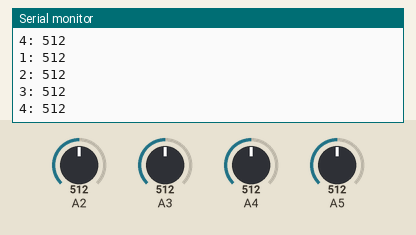
This sketch was run on a simulated Arduino Uno, built with avr-gcc and run on an emulated ATmega328P. On the bench: the last lines printed to the serial monitor. The test bench sets the inputs (shaded band); at power-on: A2 = 512, A3 = 512, A4 = 512, A5 = 512.

Above: at 1.2 s.
1.3 s: A2 set to 716
At 1.32 s:
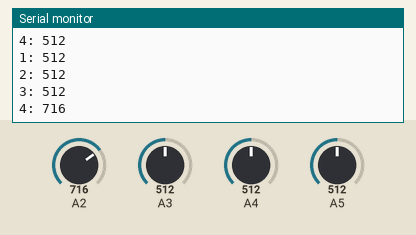
2.8 s: A3 set to 716
At 2.84 s:
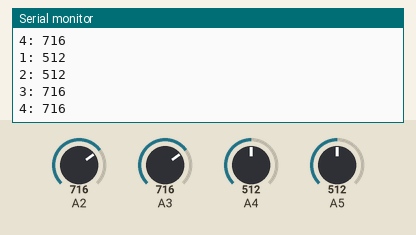
4.3 s: A4 set to 716
At 4.46 s:
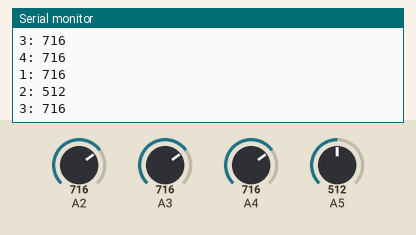
5.8 s: A5 set to 716
At 5.88 s:
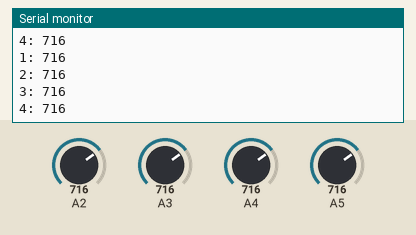
7.3 s: A2 set to 992
At 7.4 s:
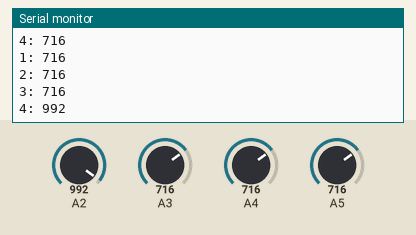
8.8 s: A3 set to 992
At 8.82 s:
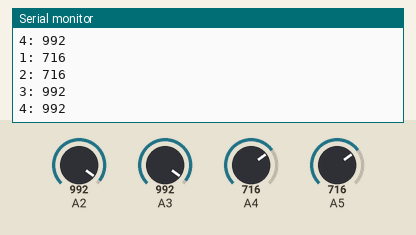
Timing chart, 0 to 11.3 s (numbered marks = the images above; inputs shaded):
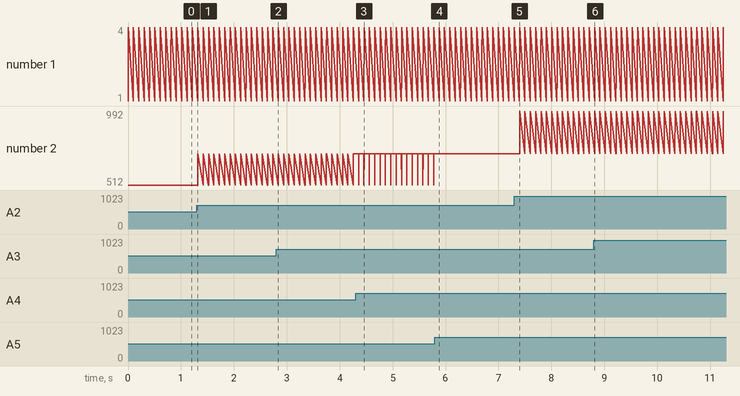

The sketch:

A2_Knobs_to_Serial.ino
```cpp
//Read the 4 knobs of the converer device using analogRead, then
//print the values to the Serial Monitor

void setup() {

  Serial.begin(115200); //open serial port to receive values from knobs

}

void loop() {

  //Read each knob and write its value to the Serial Monitor
  int  CurrentKnob1 = analogRead(12); //read knob 1 and store the reading in a value called "CurrentKnob1"
  Serial.print("1: ");                //print the number 1, a colon, and a space
  Serial.println(CurrentKnob1);       //print the current value of knob 1

  int  CurrentKnob2 = analogRead(13);
  Serial.print("2: ");
  Serial.println(CurrentKnob2);

  int  CurrentKnob3 = analogRead(11);
  Serial.print("3: ");
  Serial.println(CurrentKnob3);

  int  CurrentKnob4 = analogRead(10);
  Serial.print("4: ");
  Serial.println(CurrentKnob4);

  delay(100); //wait for 100 milliseconds (.1s) so that we don't make too many readings and clog up the serial data line
}
```

Measured:
- after the input at 1.3 s, the serial monitor: prints a new line at once (image 1)
- after the input at 2.8 s, the serial monitor: prints a new line at once (image 2)
- after the input at 4.3 s, the serial monitor: prints a new line after 0.06 s (image 3)
- after the input at 5.8 s, the serial monitor: prints a new line after 0.08 s (image 4)
- after the input at 7.3 s, the serial monitor: prints a new line after 0.10 s (image 5)
- after the input at 8.8 s, the serial monitor: prints a new line at once (image 6)
- plotted number 2: 512 → 716 after the input at 1.3 s, 716 → 992 after the input at 7.3 s
